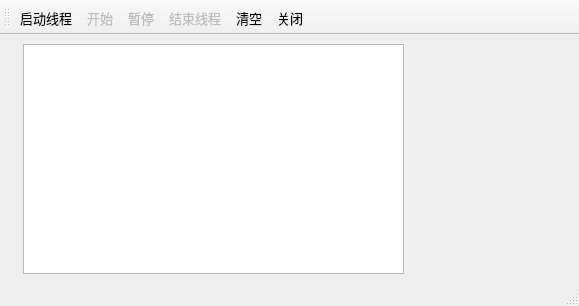
<?xml version="1.0" encoding="UTF-8"?>
<ui version="4.0">
 <class>MainWindow</class>
 <widget class="QMainWindow" name="MainWindow">
  <property name="geometry">
   <rect>
    <x>0</x>
    <y>0</y>
    <width>579</width>
    <height>306</height>
   </rect>
  </property>
  <property name="font">
   <font>
    <family>宋体</family>
    <pointsize>10</pointsize>
   </font>
  </property>
  <property name="windowTitle">
   <string>多线程，使用信号与主线程通信</string>
  </property>
  <property name="windowIcon">
   <iconset resource="res.qrc">
    <normaloff>:/images/images/Games.ico</normaloff>:/images/images/Games.ico</iconset>
  </property>
  <widget class="QWidget" name="centralwidget">
   <layout class="QHBoxLayout" name="horizontalLayout">
    <item>
     <widget class="QLabel" name="label">
      <property name="text">
       <string/>
      </property>
     </widget>
    </item>
    <item>
     <widget class="QPlainTextEdit" name="plainTextEdit"/>
    </item>
    <item>
     <widget class="QLabel" name="labPic">
      <property name="minimumSize">
       <size>
        <width>160</width>
        <height>0</height>
       </size>
      </property>
      <property name="text">
       <string/>
      </property>
      <property name="pixmap">
       <pixmap resource="res.qrc">:/dice/images/d0.jpg</pixmap>
      </property>
      <property name="alignment">
       <set>Qt::AlignCenter</set>
      </property>
     </widget>
    </item>
   </layout>
  </widget>
  <widget class="QStatusBar" name="statusbar"/>
  <widget class="QToolBar" name="toolBar">
   <property name="windowTitle">
    <string>toolBar</string>
   </property>
   <property name="iconSize">
    <size>
     <width>16</width>
     <height>16</height>
    </size>
   </property>
   <property name="toolButtonStyle">
    <enum>Qt::ToolButtonTextBesideIcon</enum>
   </property>
   <attribute name="toolBarArea">
    <enum>TopToolBarArea</enum>
   </attribute>
   <attribute name="toolBarBreak">
    <bool>false</bool>
   </attribute>
   <addaction name="actThread_Run"/>
   <addaction name="actDice_Run"/>
   <addaction name="actDice_Pause"/>
   <addaction name="actThread_Quit"/>
   <addaction name="actClear"/>
   <addaction name="actClose"/>
  </widget>
  <action name="actThread_Run">
   <property name="icon">
    <iconset resource="res.qrc">
     <normaloff>:/images/images/flag24.png</normaloff>:/images/images/flag24.png</iconset>
   </property>
   <property name="text">
    <string>启动线程</string>
   </property>
   <property name="toolTip">
    <string>启动线程运行</string>
   </property>
  </action>
  <action name="actDice_Run">
   <property name="enabled">
    <bool>false</bool>
   </property>
   <property name="icon">
    <iconset resource="res.qrc">
     <normaloff>:/images/images/play24.png</normaloff>:/images/images/play24.png</iconset>
   </property>
   <property name="text">
    <string>开始</string>
   </property>
   <property name="toolTip">
    <string>开始掷骰子</string>
   </property>
  </action>
  <action name="actDice_Pause">
   <property name="enabled">
    <bool>false</bool>
   </property>
   <property name="icon">
    <iconset resource="res.qrc">
     <normaloff>:/images/images/pause24.png</normaloff>:/images/images/pause24.png</iconset>
   </property>
   <property name="text">
    <string>暂停</string>
   </property>
   <property name="toolTip">
    <string>暂停掷骰子</string>
   </property>
  </action>
  <action name="actThread_Quit">
   <property name="enabled">
    <bool>false</bool>
   </property>
   <property name="icon">
    <iconset resource="res.qrc">
     <normaloff>:/images/images/block24.png</normaloff>:/images/images/block24.png</iconset>
   </property>
   <property name="text">
    <string>结束线程</string>
   </property>
   <property name="toolTip">
    <string>结束线程运行</string>
   </property>
  </action>
  <action name="actClear">
   <property name="icon">
    <iconset resource="res.qrc">
     <normaloff>:/images/images/212.bmp</normaloff>:/images/images/212.bmp</iconset>
   </property>
   <property name="text">
    <string>清空</string>
   </property>
   <property name="toolTip">
    <string>清空文本框</string>
   </property>
  </action>
  <action name="actClose">
   <property name="icon">
    <iconset resource="res.qrc">
     <normaloff>:/images/images/132.bmp</normaloff>:/images/images/132.bmp</iconset>
   </property>
   <property name="text">
    <string>关闭</string>
   </property>
  </action>
 </widget>
 <resources>
  <include location="res.qrc"/>
 </resources>
 <connections>
  <connection>
   <sender>actClose</sender>
   <signal>triggered()</signal>
   <receiver>MainWindow</receiver>
   <slot>close()</slot>
   <hints>
    <hint type="sourcelabel">
     <x>-1</x>
     <y>-1</y>
    </hint>
    <hint type="destinationlabel">
     <x>236</x>
     <y>152</y>
    </hint>
   </hints>
  </connection>
 </connections>
</ui>
